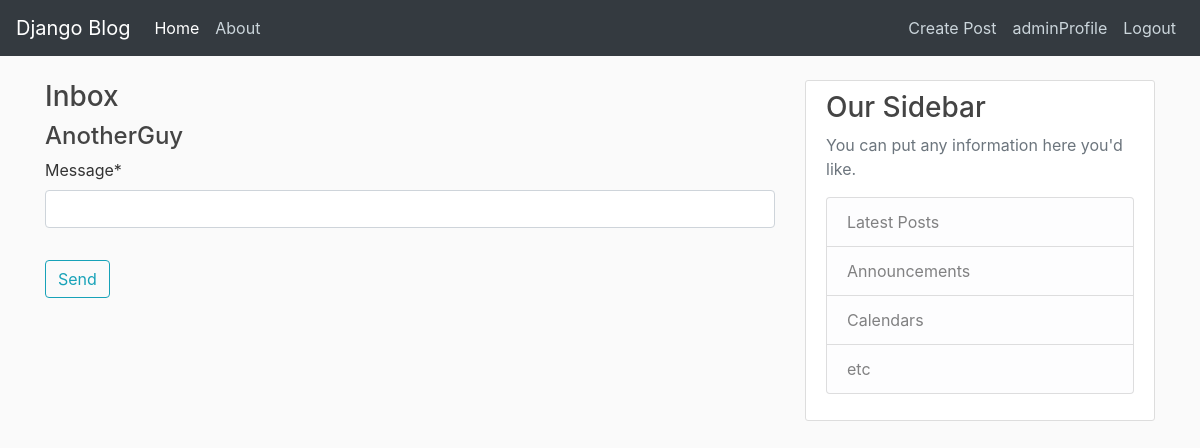
/users/message/4/ (signed in), run on an earlier commit of the app's database.
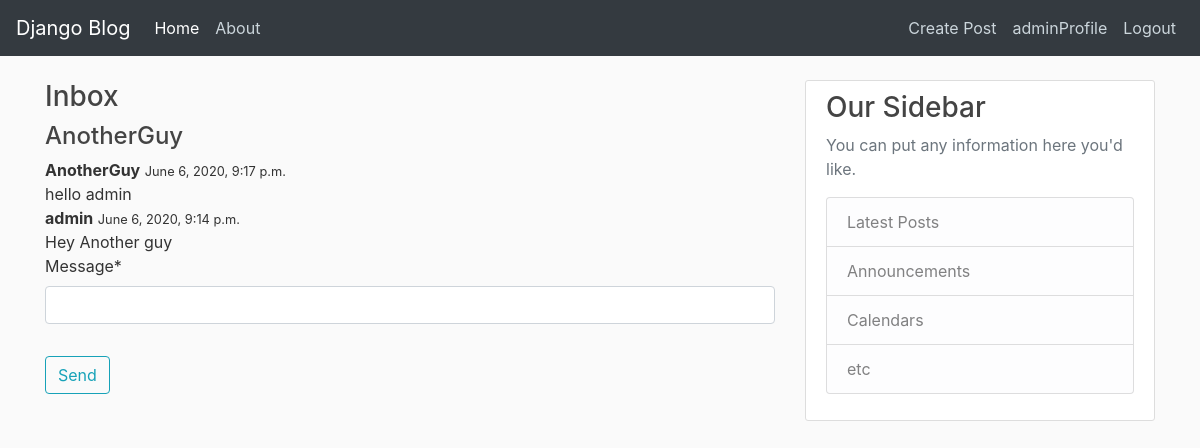
And on a later commit of the database.
### users/models.py (models this page shows, shortened)
class Message(models.Model):
    sender=models.ForeignKey(User,on_delete=models.CASCADE,related_name="sender")
    reciever=models.ForeignKey(User,on_delete=models.CASCADE,related_name="reciever")
    date_sent=models.DateTimeField(default=timezone.now)
    message=models.CharField(max_length=1000)

### users/views.py (the view, shortened to what this page needs)
# urls.py: path('message/<int:id>/', views.messages,name="messages"),
@login_required
def messages(request,id):
    if request.method=="GET":
        messages=Message.objects.all().order_by('-date_sent')
        data=[]
        for message in messages:
            if (message.sender.id==id and message.reciever.id==request.user.id) or (message.reciever.id==id and message.sender.id==request.user.id):
                data.append(message)
        to=User.objects.filter(id=id)[0].username
        form=messageForm()
        context={"Usermessages":data,"to":to,"form":form}
        return render(request,"users/message.html",context)

### users/forms.py
class messageForm(forms.ModelForm):
    message=forms.CharField(max_length=1000)
    class Meta:
        model=Message
        fields=['message']

### users/templates/users/message.html (shortened to what this page needs)
{% extends "blog/base.html" %}
{% block content %}
{% load crispy_forms_tags %}
<h3>Inbox</h3>
<h4>{{to}}</h4>
{% for message in Usermessages %}
    <div class="toast show" role="alert" aria-live="assertive" aria-atomic="true">
        <div class="toast-header">
            <strong class="mr-auto">{{ message.sender.username }}</strong>
            <small>{{ message.date_sent }}</small>
        </div>
        <div class="toast-body">
            {{ message.message }}
        </div>
    </div>
{% endfor %}
    <form method="POST">
        <fieldset class="form-group">
            {{ form|crispy }}
        </fieldset>
        <div class="form-group">
            <button class="btn btn-outline-info" type="submit">Send</button>
        </div>
    </form>
{% endblock content %}

What changed in the data, as far as the page shows it:
added Message: sender.username "AnotherGuy", date_sent "June 6, 2020, 9:17 p.m.", message "hello admin"
added Message: sender.username "admin", date_sent "June 6, 2020, 9:14 p.m.", message "Hey Another guy"
